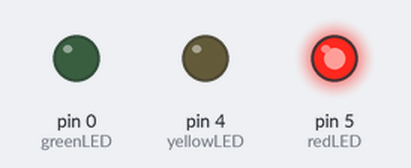
Recording of a sketch running on a simulated Arduino Uno, built with avr-gcc and run on an emulated ATmega328P. On the bench: output pins drawn as LEDs (lit = HIGH).

Above: at 1.0 s.
At 3.0 s:
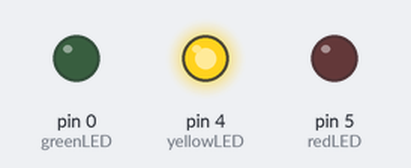
At 5.0 s:
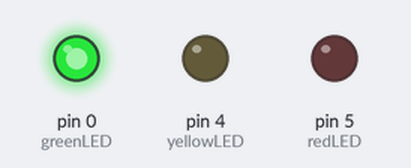
Timing chart, 0 to 7.8 s (numbered marks = the images above):
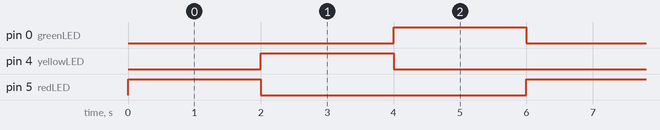

The sketch:

Tugas1.ino
```cpp
int redLED = 5; // Pinout D1  is connected with LED (red) anode
int yellowLED = 4; // Pinout D2 is connected with LED (yellow) anode
int greenLED = 0; // Pinout D3 is connected with LED (green) anode

void setup() {
  pinMode(redLED, OUTPUT);
  pinMode(yellowLED, OUTPUT);
  pinMode(greenLED, OUTPUT);
}

void loop() {
  digitalWrite(redLED, HIGH); // LED (red) is ON
  digitalWrite(yellowLED, LOW); // LED (yellow) is OFF
  digitalWrite(greenLED, LOW); // LED (green) is OFF
  delay(2000);

  digitalWrite(redLED, LOW); // LED (red) is OFF
  digitalWrite(yellowLED, HIGH); // LED (yellow) is ON
  digitalWrite(greenLED, LOW); //LED (green) is OFF
  delay(2000);

  digitalWrite(redLED, LOW);  // LED (red) is OFF
  digitalWrite(yellowLED, LOW); // LED (yellow) is OFF
  digitalWrite(greenLED, HIGH); //LED (green) is ON
  delay(2000);
}
```

Measured:
- by itself, pin 0 (greenLED), pin 4 (yellowLED), pin 5 (redLED): alternates HIGH for 2.0 s and LOW for 4.0 s
- by itself, everything shown: repeats every 6.0 s, in 3 steps
